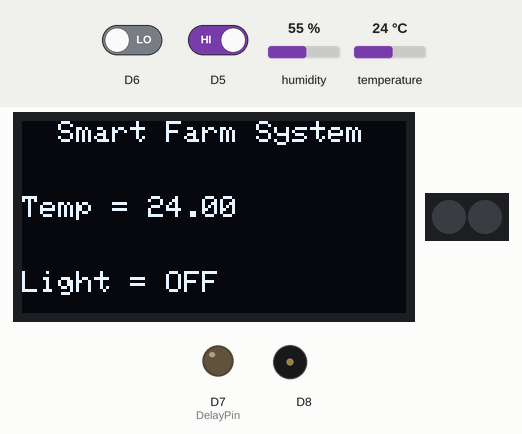
Recording of a sketch running on a simulated ESP8266 (NodeMCU). Parts: 128×64 one-colour display, 2 RGB LEDs in strip order, left to right, output pins drawn as LEDs (lit = HIGH), buzzer (waves = sounding). The test bench sets the inputs (shaded band); at power-on: temperature 24 °C, D5 HIGH, D6 LOW, humidity 55 %. WiFi joins after 1.5 s; servers stay silent unless stated; the strip is taken to match the declared colour order; the display library's start-up logo is not drawn; what the sketch prints to the serial monitor is not drawn.

Above: at 4.0 s.
4.1 s: temperature set to 25.5 °C
At 6.1 s:
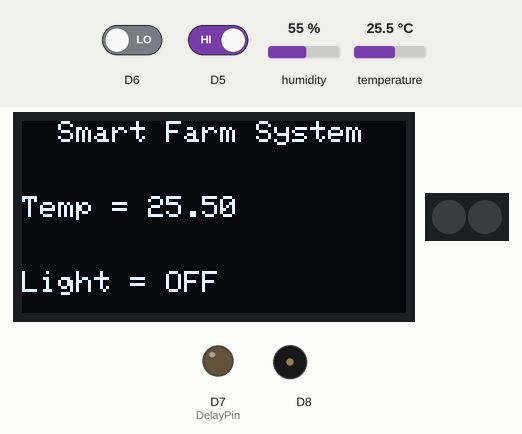
6.4 s: temperature set to 26.4 °C
At 8.1 s:
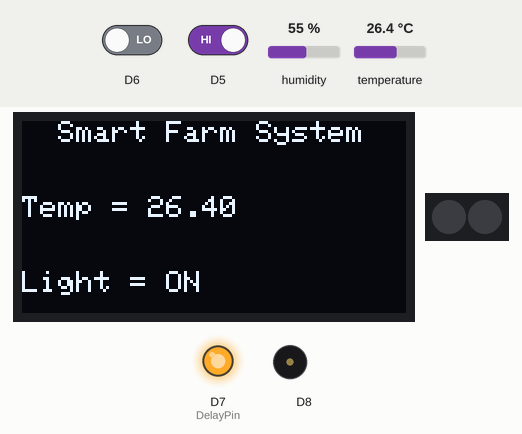
8.7 s: D5 driven LOW
At 12.2 s:
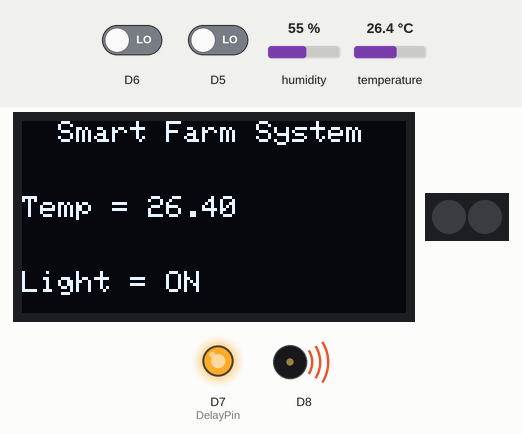
13.8 s: D5 driven HIGH
At 13.94 s:
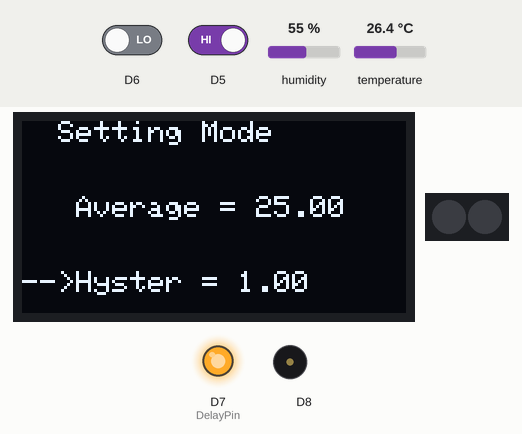
Timing chart, 0 to 16.8 s (numbered marks = the images above; inputs shaded):
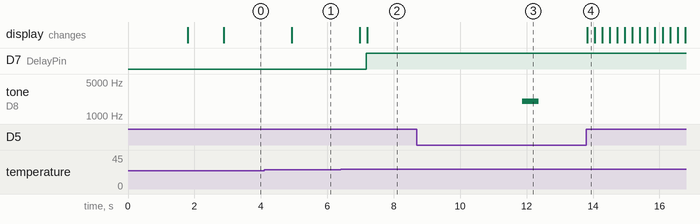

The sketch:

EGG_FARM.ino
```cpp
#include <Wire.h>
#include <Adafruit_GFX.h>
#include <Adafruit_SSD1306.h>
Adafruit_SSD1306 display(-1);

#include <Adafruit_NeoPixel.h>
#define NUMSLEDs 2
#define PINSLEDs 10
Adafruit_NeoPixel SLEDs = Adafruit_NeoPixel(NUMSLEDs, PINSLEDs, NEO_RGB + NEO_KHZ800);

#include "DHT.h"
#define DHTPIN 2
#define DHTTYPE DHT22
DHT dht(DHTPIN, DHTTYPE);

#include <SPI.h>
#include <BlynkSimpleEsp8266.h>
#include <ESP8266WiFi.h>>
#define BLYNK_PRINT Serial
char auth[] = "b4c0db913bea488fac35c55e1a9c0026";
char ssid[] = "microlab";
char pass[] = "20182019";

float h;
float t;

int LightStatus = 0;
float Average = 25;
float Histerresis = 1;


int Mode = 0;
int Modes = 0;
unsigned long previousMillis = 0;

#define DelayPin D7

void setup() {
Serial.begin(9600);
pinMode(DelayPin,OUTPUT);

Blynk.begin(auth, ssid, pass, "blynk.iot-cm.com", 8080);

dht.begin();

Wire.begin();
display.begin(SSD1306_SWITCHCAPVCC, 0x3C);
display.display();
delay(1000);

display.clearDisplay();
display.setTextSize(1);
display.setTextColor(WHITE);

pinMode(PINSLEDs,OUTPUT);
SLEDs.begin();
SLEDs.show();
}

void loop() {
  t = dht.readTemperature();
  h = dht.readHumidity();

  if(Mode == 0){
    TempMode();
  }
  if(Mode == 1){
    SettingMode();
  }

  unsigned long currentMillis = millis();
  if (digitalRead(D5)==0){
    previousMillis = currentMillis;
    while (digitalRead(D5)==0){
      currentMillis = millis();
      delay(100);
      if (currentMillis - previousMillis >= 3000){
        if(Mode == 0){
          Mode = 1;
          SettingMode();
        }else if(Mode == 1){
          Mode = 0;
          TempMode();
        }
        while (digitalRead(D5)==0){
          delay(10);
        }
     }
   }
 }

}

void TempMode(){
  display.clearDisplay();
  display.setCursor(0, 0);
  display.println("  Smart Farm System");
  display.setCursor(0, 25);
  display.print("Temp = ");
  display.println(t);
  display.setCursor(0, 50);
  if(LightStatus == 0){
  display.print("Light = ");
  display.println("OFF");
  display.display();
  }else if(LightStatus == 1){
  display.print("Light = ");
  display.println("ON");
  display.display();
  }
  delay(200);
  Blynk.run();
  HisterresisStatus();
  SendDHT();
}

void SendDHT(){
  t = dht.readTemperature();
  Blynk.virtualWrite(V1, t);
  h = dht.readHumidity();
  Blynk.virtualWrite(V2, h);
}

void HisterresisStatus(){
  if(t >= ( Average + Histerresis)){
    digitalWrite(DelayPin,HIGH);
    LightStatus = 1;
    Blynk.virtualWrite(V3,LightStatus);
  }else if(t <= (Average - Histerresis)){
    digitalWrite(DelayPin,LOW);
    LightStatus = 0;
    Blynk.virtualWrite(V3,LightStatus);
  }
}
```

SettingMode.ino
```cpp
void SettingMode(){
  if (digitalRead(D5) == 0){
    tone (D8,2000,500);
    Modes = Modes + 1;
  }
    while(digitalRead(D5) == 0){
      delay(10);
    }
   Serial.print(Modes);
  /////////////////////////
  if(Modes == 0){
    SettingTemp();
  }else if(Modes == 1){
    SettingHisterresis();
  }
  /////////////////////////
  if(Modes > 1){
    Modes = 0;
  }

}


void SettingTemp(){
  display.clearDisplay();
  display.setCursor(0, 0);
  display.println("  Setting Mode  ");
  display.setCursor(0, 25);
  display.print("-->");
  display.print("Average = ");
  display.println(Average);
  display.setCursor(0, 50);
  display.print("   Hyster = ");
  display.println(Histerresis);
  display.display();
  delay(200);
  if(digitalRead(D6)==0){
    Average = Average + 1;
  }
  if(Average > 30){
    Average = 23;
  }
}

void SettingHisterresis(){
  display.clearDisplay();
  display.setCursor(0, 0);
  display.println("  Setting Mode  ");
  display.setCursor(0, 25);
  display.print("   Average = ");
  display.println(Average);
  display.setCursor(0, 50);
  display.print("-->");
  display.print("Hyster = ");
  display.println(Histerresis);
  display.display();
  delay(200);
  if(digitalRead(D6)==0){
    Histerresis = Histerresis + 1;
  }
  if(Histerresis > 5){
    Histerresis = 1;
  }
}
```

Measured:
- the behaviour switches between 25.9 and 26 °C on temperature (found by bisection; images 1 and 2)
- after the input at 4.1 s, the display: changes after 0.84 s (image 1)
- after the input at 6.4 s, D7 (DelayPin): LOW → HIGH after 0.78 s; the display: first changes after 0.58 s (image 2 shows a later state)
- after the input at 8.7 s, tone on D8: silent → 2000 Hz after 3.2 s, → silent 0.50 s later
- after the input at 13.8 s, the display: changes at once (image 4)
